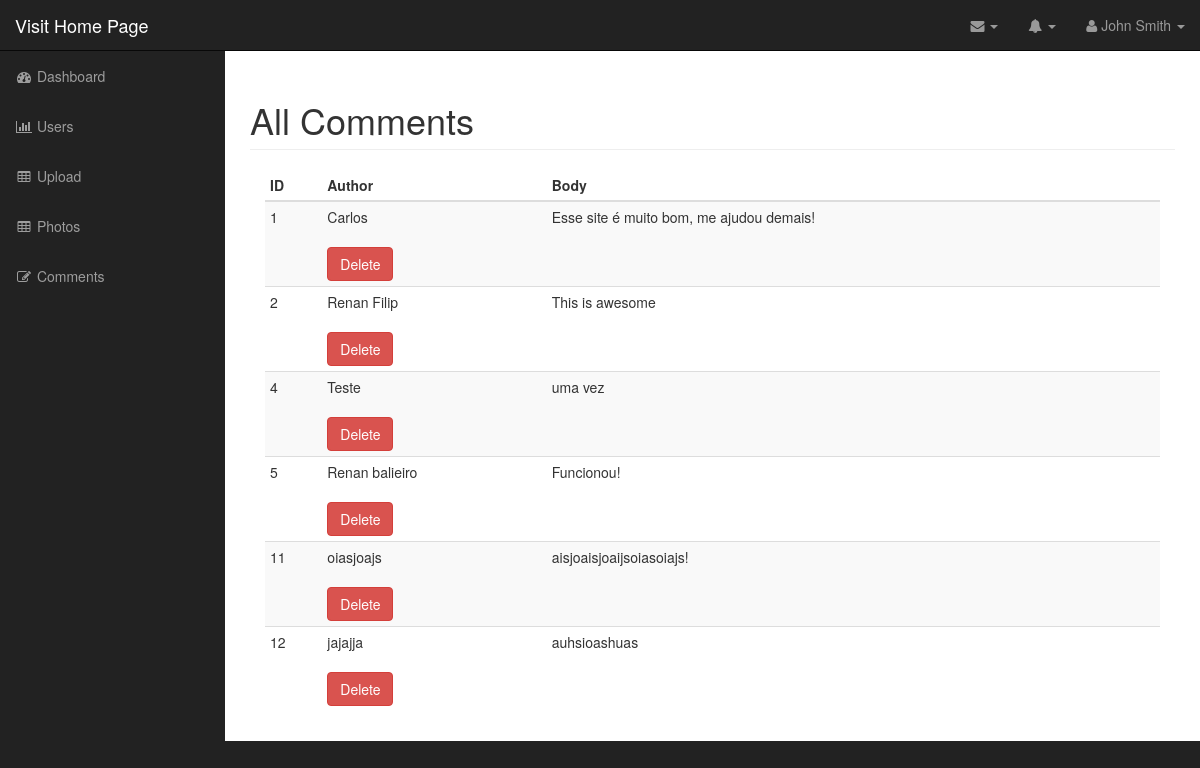
The app's page /admin/comments.php (signed in) with its own data.
### tables this page shows
CREATE TABLE `comments` (
  `id` int(11),
  `photo_id` int(11),
  `author` varchar(255),
  `body` varchar(255)
);

### admin/includes/Database.php (called while the page is built, shortened)
<?php
    class Database {
        public $connection;
        public function open_db_connection() {
            $this->connection = new mysqli(DB_HOST, DB_USER, DB_PASS, DB_NAME);
        }
        public function query($sql) {
            $result = $this->connection->query($sql);
            return $result;
        }
    }
    $database = new Database();
?>

### admin/includes/Db_object.php (called while the page is built, shortened)
<?php
    class Db_object {
        public static function find_all() {
            return static::find_by_query("select * from " . static::$db_table . " ");
        }
        public static function find_by_query($sql) {
            global $database;
            $result_set = $database->query($sql);
            $the_object_array = array();
            while ($row = mysqli_fetch_array($result_set)) {
                $the_object_array[] = static::instantiation($row);
            }
            return $the_object_array;
        }
        public static function instantiation($the_record) {
            $the_object = new $calling_class;
            foreach ($the_record as $the_attribute => $value) {
                if ($the_object->has_the_attribute($the_attribute)) {
                    $the_object->$the_attribute = $value;
                }
            }
            return $the_object;
        }
        private function has_the_attribute($the_attribute) {
            $object_properties = get_object_vars($this);
            return array_key_exists($the_attribute, $object_properties);
        }
    }
?>

### admin/comments.php (the view, shortened to what this page needs)
<?php include("includes/header.php"); ?>
<?php
    $comments = Comment::find_all();
?>
    <nav class="navbar navbar-inverse navbar-fixed-top" role="navigation">
        <?php include("includes/top_nav.php"); ?>
        <?php include("includes/side_nav.php"); ?>
    </nav>
    <div id="page-wrapper">
        <div class="container-fluid">
            <div class="row">
                <div class="col-lg-12">
                    <h1 class="page-header">
                        All Comments
                    </h1>
                    <div class="col-md-12">
                        <table class="table table-hover table-responsive table-striped table-condensed">
                            <thead>
                                <tr>
                                    <th>ID</th>
                                    <th>Author</th>
                                    <th>Body</th>
                                </tr>
                            </thead>
                            <tbody>
                            <?php foreach ($comments as $comment) : ?>
                                <tr>
                                    <td><?php echo $comment->id; ?></td>
                                    <td><?php echo $comment->author; ?>
                                        <div class="action_links"><br>
                                            <a href="delete_comment.php?id=<?php echo $comment->id; ?>" class="btn btn-danger">Delete</a>
                                        </div>
                                    </td>
                                    <td><?php echo $comment->body; ?></td>
                                </tr>
                            <?php endforeach; ?>
                            </tbody>
                        </table>
                    </div>
                </div>
            </div>
        </div>
    </div>
<?php include("includes/footer.php"); ?>

### admin/css/sb-admin.css (style rules this page uses)
body { margin-top: 100px; background-color: #222; }
@media (min-width:768px) { body { margin-top: 50px; } }
#page-wrapper { width: 100%; padding: 0; background-color: #fff; }
@media (min-width:768px) { #page-wrapper { padding: 10px; } }

### records on screen
comments: id "1", author "Carlos", body "Esse site é muito bom, me ajudou demais!"
comments: id "2", author "Renan Filip", body "This is awesome"
comments: id "4", author "Teste", body "uma vez"
comments: id "5", author "Renan balieiro", body "Funcionou!"
comments: id "11", author "oiasjoajs", body "aisjoaisjoaijsoiasoiajs!"
comments: id "12", author "jajajja", body "auhsioashuas"
